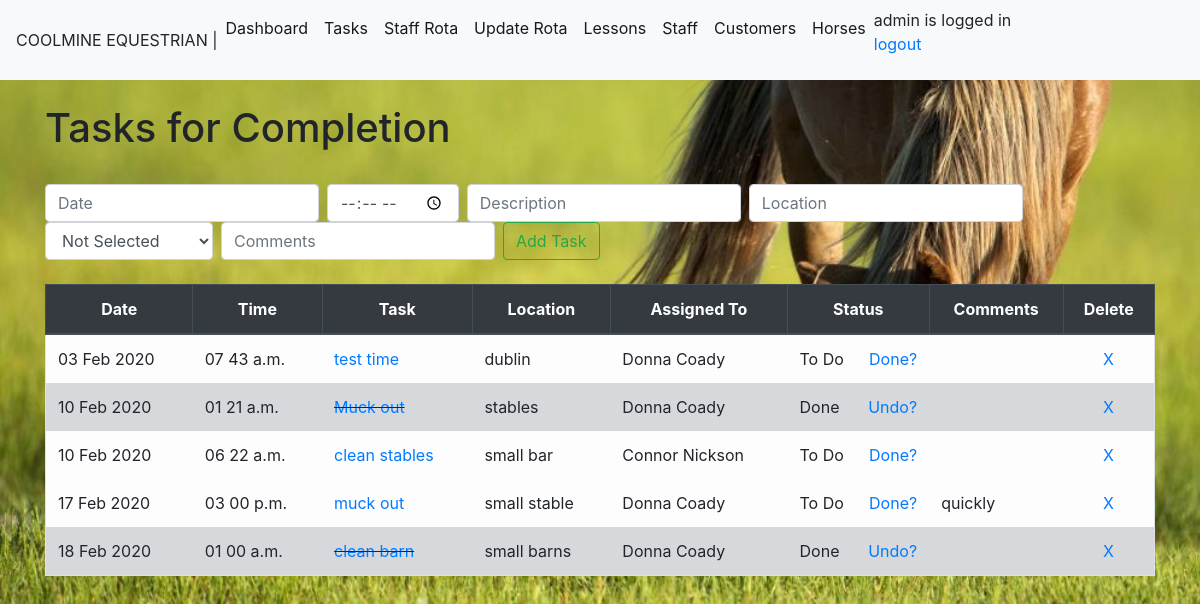
The app's page /task (signed in), older data.
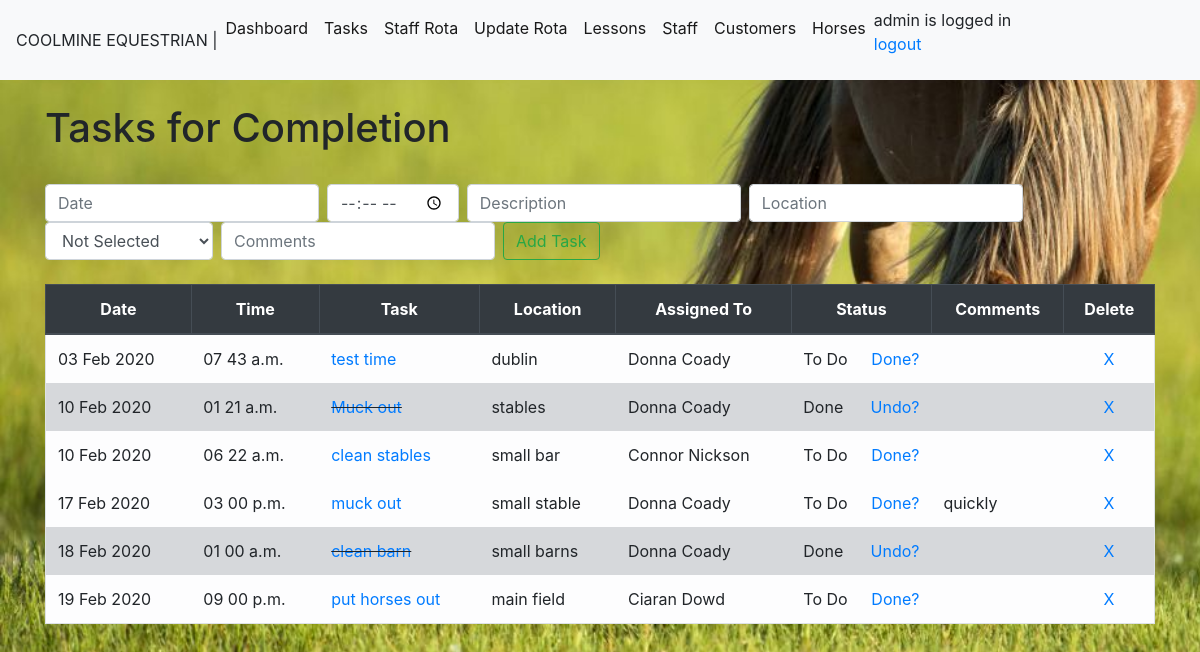
The same page, newer data.
### module_task/models.py (models this page shows, shortened)
class TaskList(models.Model):
    taskdate=models.DateField(auto_now_add=False, auto_now=False)
    tasktime=models.TimeField(auto_now_add=False, auto_now=False,blank=True,null=True)
    taskdesc = models.CharField(max_length=200)
    location= models.CharField(max_length=50)
    assingees= models.ForeignKey(StaffList,blank=True,null=True, on_delete=models.CASCADE,limit_choices_to={'termindate': None},)
    completed = models.BooleanField(default=False)
    comments=models.CharField(max_length=100,blank=True)

class StaffList(models.Model):
    staffname= models.CharField(max_length=50)
    staffdob=models.DateField(blank=True, null=True)
    staffaddress= models.CharField(max_length=200,blank=True, null=True)
    staffemail= models.EmailField(blank=True, null=True)
    staffphone=models.CharField(max_length=30,blank=True, null=True)
    staffcontract = models.CharField(null=True,max_length=20)
    startdate=models.DateField(blank=True, null=True)
    termindate =models.DateField(blank=True, null=True)
    staffqual =models.CharField(max_length=250, blank=True,null=True)

### module_task/views.py (the view)
# urls.py: path('task',views.task, name='task'),
@login_required
def task(request):
    if request.method == 'POST':
        form = TaskListForm(request.POST or None)
        form.save()
        all_tasks = TaskList.objects.all().order_by('taskdate','tasktime')
        all_staff = StaffList.objects.all
        messages.success(request, ('Task has been successfully added!'))
        return render(request,'task.html',{'all_tasks': all_tasks,'all_staff': all_staff})
    else:
        all_tasks = TaskList.objects.all().order_by('taskdate','tasktime')
        all_staff = StaffList.objects.all
        return render(request,'task.html',{'all_tasks': all_tasks,'all_staff': all_staff})

### module_task/templates/task.html (shortened to what this page needs)
{%extends 'base.html'%}
{% block content %}
<body>
<h1> Tasks for Completion</h1>
<form class="form-inline my-2 my-lg-0" method="POST">{% csrf_token %}
  <input class="form-control mr-sm-2" type="text" id="datepicker" placeholder="Date"  name="taskdate">
  <input class="form-control mr-sm-2" type="time" aria-label="Add" name="tasktime">
  <input class="form-control mr-sm-2" type="add" placeholder="Description" aria-label="Add" name="taskdesc">
  <input class="form-control mr-sm-2" type="add" placeholder="Location" aria-label="Add" name="location">
  <select class="form-control mr-sm-2" name="assingees">
    <option value="" selected="selected">Not Selected</option>
   </select>
  <input class="form-control mr-sm-2" type="add" placeholder="Comments" aria-label="Add" name="comments">
  <button class="btn btn-outline-success my-2 my-sm-0" type="submit">Add Task</button>
</form>
  {% if all_tasks %}
  <table class="table table-bordered">
    <thead class="thead-dark">
      <tr>
        <th scope="col">Date</th>
        <th scope="col">Time</th>
        <th scope="col">Task</th>
        <th scope="col">Location</th>
        <th scope="col">Assigned To</th>
        <th scope="col">Status</th>
        <th scope="col">Comments</th>
        <th scope="col">Delete</th>
      </tr>
    </thead>
    <tbody>
      {% for tasks in all_tasks %}
        {% if tasks.completed %}
          <tr class="table table-secondary table-borderless">
            <td> {{tasks.taskdate|date:"d M Y"}} </td>
            <td> {{tasks.tasktime|time:"h i a"}} </td>
            <td class="strikethru"><a href="{% url 'edittask' tasks.id %}"> {{tasks.taskdesc}}</a> </td>
            <td> {{tasks.location}} </td>
            <td> {{tasks.assingees.staffname}} </td>
            <td> Done<a href="{% url 'markincomplete' tasks.id %}" style="float: right">Undo?</a></td>
            <td> {{tasks.comments}} </td>
            <td><center> <a href="{% url 'delete' tasks.id %}">X</a></center> </td>
          </tr>
        {% else %}
            <tr class="table table-borderless table-light" border-color>
              <td> {{tasks.taskdate|date:"d M Y"}} </td>
              <td> {{tasks.tasktime|time:"h i a"}} </td>
              <td> <a href="{% url 'edittask' tasks.id %}">{{tasks.taskdesc}}</a> </td>
              <td> {{tasks.location}} </td>
              <td> {{tasks.assingees.staffname}} </td>
              <td> To Do <a href="{% url 'markcomplete' tasks.id %}"style="float: right">Done?</a> </td>
              <td> {{tasks.comments}} </td>
              <td><center> <a href="{% url 'delete' tasks.id %}">X</a></center> </td>
            </tr>
        {% endif %}
      {% endfor %}
    </tbody>
  </table>
  {% endif %}
</body>
{% endblock %}

Row changes from the older to the newer data that the page shows:
added TaskList: taskdate "19 Feb 2020", tasktime "09 00 p.m.", taskdesc "put horses out", location "main field", assingees.staffname "Ciaran Dowd"
